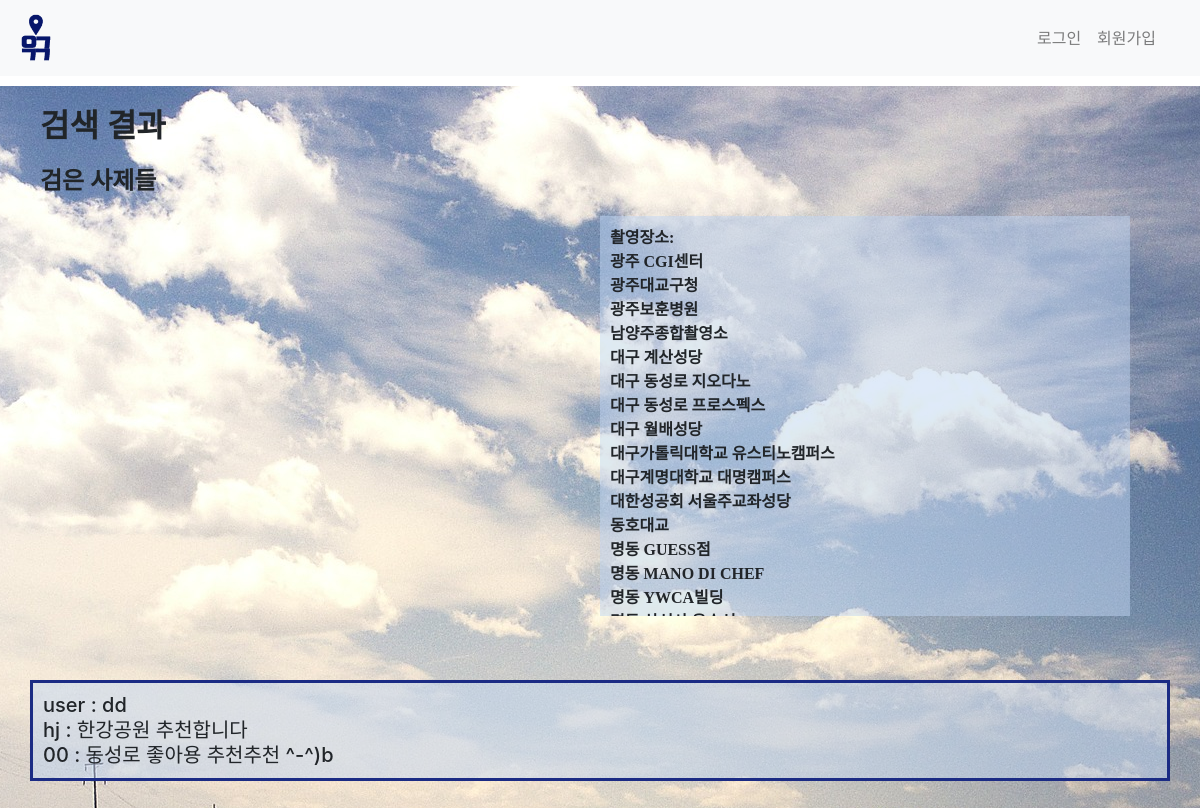
Before: /text/검은 사제들 with the older database file.
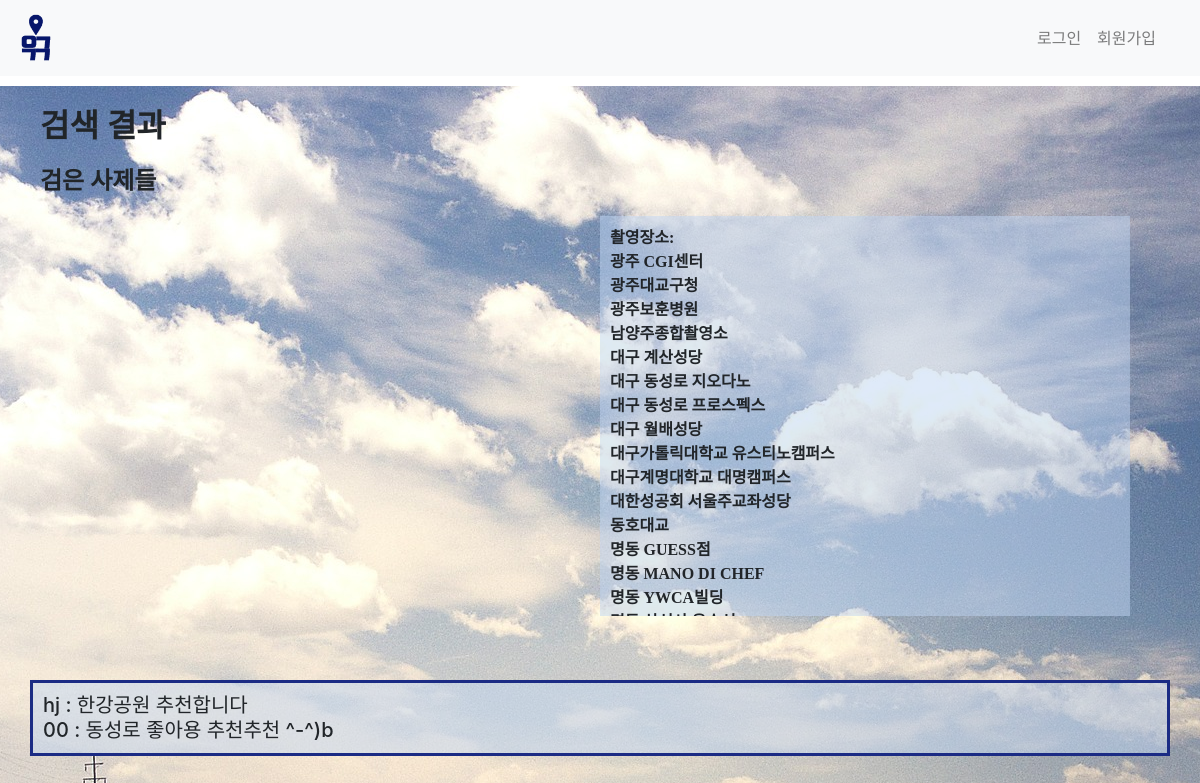
After: the same page with the newer database file.
### here/models.py (models this page shows, shortened)
class Text(models.Model):
    title=models.CharField(max_length=50,null=True)
    name=models.CharField(max_length=50,null=True)
    text = models.CharField(max_length=100)

### here/views.py (the view, shortened to what this page needs)
# urls.py: path('text/<title>',here.views.text, name='text'),
def text(request,title):
    t=Text.objects
    m=Movie.objects
    for movie in m.all() :
        if movie.title == title:
            content=movie.text
            split_contents = content.split(',')
            break
    return render(request,'parsing.html',{'title':title,'contents':split_contents,'t':t})

### here/templates/parsing.html (shortened to what this page needs)
{% extends 'base.html' %}
{% block content %}
{% load staticfiles %}
<link rel=stylesheet href="{% static 'parsing.css' %}">
<body>
    <div class="container" id="title">
        <h1>검색 결과</h1>
        <h2>{{ title }}</h2>
        <div class="mapnlocation">
            <div id="map" style="top:3px; flex:1; height:400px;"></div>
            <div style="height:400px; overflow:auto;flex:1;" class = "location">
                촬영장소:<br>
                {%for content in contents%}
                {{content}}<br>
                {%endfor%}
            </div>
        </div>
    </div>
        <br>
        <div class="container" id="text" style="border: 3px solid #1b2b84;background-color: rgb(191, 214, 243,0.5);margin-top: 30px;margin-bottom:30px;">
                {%for content in t.all%}
                {% if title == content.title%}
                <h5 style="display:inline" class="card-title">{{content.name}} :  {{content.text}}</h5>
                <br>
                {% endif %}
                {% endfor %}
        </div>
    </body>
</html>
{% endblock %}

Changed rows visible on the page:
removed Text: name "user", text "dd"
